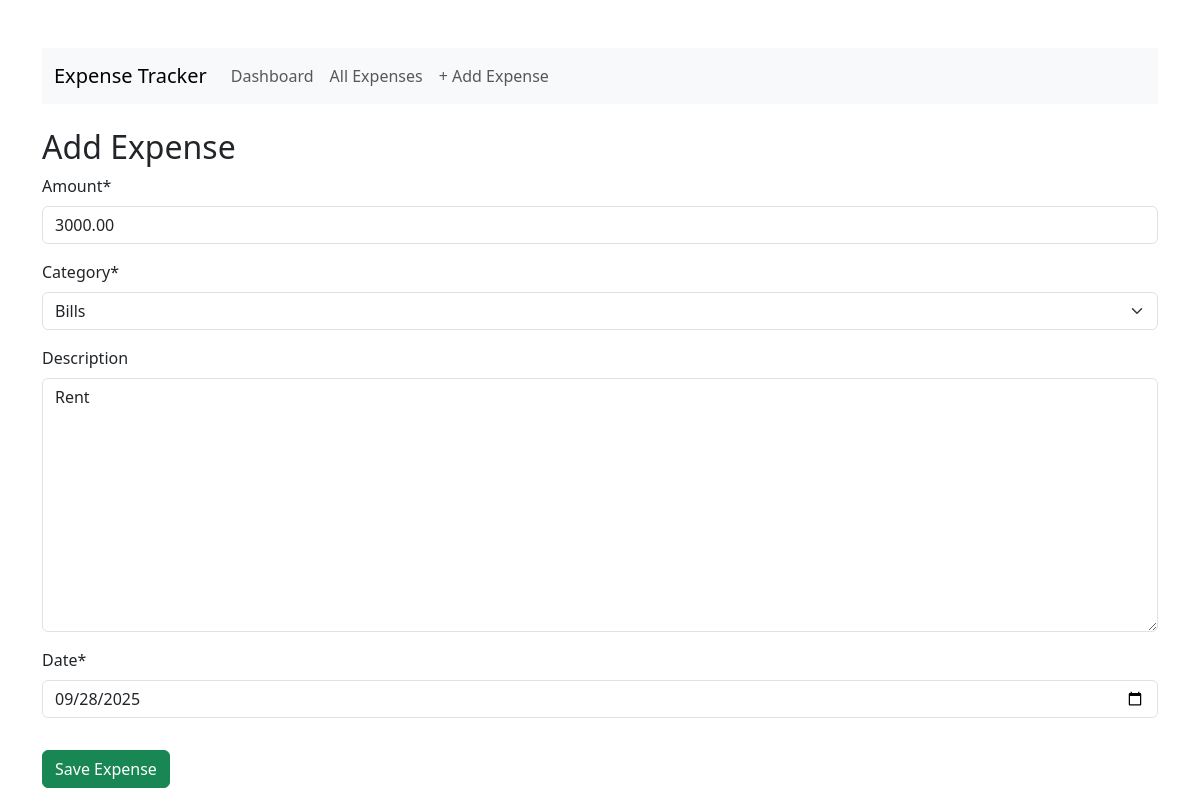
The page /edit/5/ on the database its author committed.
### tracker/models.py (models this page shows, shortened)
class Expense(models.Model):
    CATEGORY_CHOICES = [
        ('FOOD', 'Food'),
        ('TRAVEL', 'Travel'),
        ('SHOPPING', 'Shopping'),
        ('BILLS', 'Bills'),
        ('OTHER', 'Other'),
    ]
    amount = models.DecimalField(max_digits=10, decimal_places=2)
    category = models.CharField(max_length=20, choices=CATEGORY_CHOICES)
    description = models.TextField(blank=True)
    date = models.DateField()

### tracker/views.py (the view)
# urls.py: path('edit/<int:pk>/', views.edit_expense, name='edit_expense'),
def edit_expense(request, pk):
    expense = get_object_or_404(Expense, pk=pk)
    if request.method == "POST":
        form = ExpenseForm(request.POST, instance=expense)
        if form.is_valid():
            form.save()
            return redirect('list_expenses')
    else:
        form = ExpenseForm(instance=expense)
    return render(request, 'tracker/add_expense.html', {'form': form})

### tracker/forms.py
class ExpenseForm(forms.ModelForm):
    date = forms.DateField(
        widget=forms.DateInput(
            attrs={'type': 'date', 'class': 'form-control'}
        )
    )
    class Meta:
        model = Expense
        fields = ['amount', 'category', 'description', 'date']

### tracker/templates/tracker/add_expense.html (shortened to what this page needs)
{% extends 'tracker/base.html' %}
{% load crispy_forms_tags %}
{% block content %}
<h2>Add Expense</h2>
<form method="POST">
    {{ form|crispy }}
    <button type="submit" class="btn btn-success mt-3">Save Expense</button>
</form>
{% endblock %}

### rows shown on the page
Expense: amount "3000.00", category "Bills", description "Rent", date "09/28/2025"
